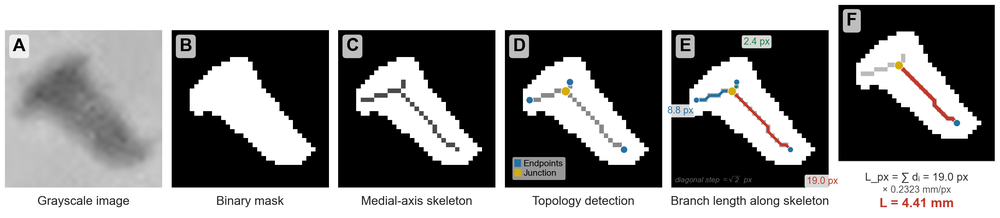
#> input picture figures/skeleton_length_figure.png, 1000 x 218 px, shrunk from 3052 x 665 before the run
$ python -i skeleton_length_figure.py   (imports and definitions only)
#> lines starting #> are read from the running program, lines starting #| are printed output that depends on the picture; after the words box and inside, x2 and y2 are one past the last pixel; in counts of white or black regions, pixels touching at a corner belong together
#!/usr/bin/env python3
"""
skeleton_length_figure.py
==========================
Publication-ready 6-panel figure illustrating the skeleton-based
body-length estimation pipeline for a single posture-suitable larva.

Panels (A–F):
  A  Grayscale crop
  B  Binary mask
  C  Skeletonization (red skeleton on mask)
  D  Topology detection (endpoints=blue, junction=yellow)
  E  Branch length computation (each branch a different colour)
  F  Principal branch + length formula and mm conversion

Output:
    figures/skeleton_length_figure.png   (300 dpi, white background)

Read-only — does NOT modify any existing file.
"""

import sys
import random
from collections import deque
from pathlib import Path

import cv2
import numpy as np
import pandas as pd
import matplotlib
# [1 line not run here, left out]
import matplotlib.pyplot as plt
import matplotlib.patches as mpatches

# ──────────────────────────────────────────────────────────────
#  PATHS
# ──────────────────────────────────────────────────────────────
FIGURES_DIR  = Path(__file__).parent.resolve()
PROJECT_DIR  = FIGURES_DIR.parent
ANALYSIS_DIR = PROJECT_DIR / "analysis_full"
LABELS_FILE  = ANALYSIS_DIR / "larva_quality_labels.xlsx"
OUTPUT_FIG   = FIGURES_DIR / "skeleton_length_figure.png"

PIXEL_TO_MM  = 0.232255814
RANDOM_SEED  = 42
EXCLUDE_DATE = {"18.10", "18.1"}

# Best known specimen (identified by scanning all labeled larvae)
PREFERRED_LARVA = ("3.11", "IMG_8053", "larva_039.png")

# ──────────────────────────────────────────────────────────────
#  COLOUR PALETTE  (matplotlib colour strings)
# ──────────────────────────────────────────────────────────────
# Muted scientific palette — readable at 300 dpi print
BRANCH_COLOURS = ["#c0392b", "#2471a3", "#1e8449", "#7d3c98", "#b7770d"]
PRINCIPAL_COL  = "#c0392b"   # strong red — principal branch
SKEL_GREY      = "#4a4a4a"   # dark grey skeleton
ENDPOINT_COL   = "#2471a3"   # steel blue endpoints
JUNCTION_COL   = "#d4ac0d"   # muted gold junction


# ──────────────────────────────────────────────────────────────
#  RENDER HELPERS
# ──────────────────────────────────────────────────────────────
def _hex_to_rgb01(hex_col: str):
    h = hex_col.lstrip("#")
    return tuple(int(h[i:i+2], 16) / 255 for i in (0, 2, 4))


# [55 lines left out: functions _tight_bbox, _draw_path_on_ax, _strip_ax, _panel_letter, not called in this run]


def _subtitle(ax, text):
    ax.set_xlabel(text, fontsize=9, color="#222222",
                  labelpad=6, loc="center")


# [440 lines left out: functions _neighbour_count, _find_branch_endpoints, build_figure, not called in this run]
def _clean_mask(mask: np.ndarray) -> np.ndarray:
    """
    Morphologically clean the binary mask:
    - Fill small holes
    - Remove tiny isolated blobs
    - Smooth contour slightly
    Returns a clean binary mask (0/255).
    """
    m = (mask > 0).astype(np.uint8) * 255
    # Keep only the largest connected component
    n_labels, labels, stats, _ = cv2.connectedComponentsWithStats(m, connectivity=8)
    if n_labels <= 1:
        return m
    areas = stats[1:, cv2.CC_STAT_AREA]
    largest = int(np.argmax(areas)) + 1
    clean = np.zeros_like(m)
    clean[labels == largest] = 255
    # Slight closing to fill skeleton gaps
    k = cv2.getStructuringElement(cv2.MORPH_ELLIPSE, (3, 3))
    clean = cv2.morphologyEx(clean, cv2.MORPH_CLOSE, k, iterations=2)
    return clean


def _extract_gray_mask(report_path: Path):
    """
    From a larva report image, extract:
      - gray_crop  : the first panel (grayscale)
      - mask_crop  : the second panel (binary mask), binarised and cleaned
    Report layout: [gray | mask | overlay] + [300 px black text panel]
    """
#> called with report_path = 'skeleton_length_figure.png'
    img = cv2.imread(str(report_path))
#> img is the input picture: shape (218, 1000, 3); mean B, G, R 138.5, 138.6, 139
    if img is None:
        return None, None
    h, w = img.shape[:2]
#> h = 218; w = 1000
    visual_w = w - 300
#> visual_w = 700
    panel_w  = visual_w // 3
#> panel_w = 233
    if panel_w <= 0:
        return None, None

    gray_bgr = img[:, :panel_w]
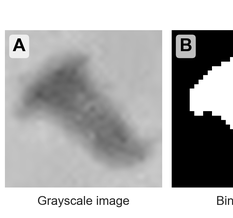
#> gray_bgr: shape (218, 233, 3); min 0, max 255, mean 175.6
    mask_bgr = img[:, panel_w : 2 * panel_w]
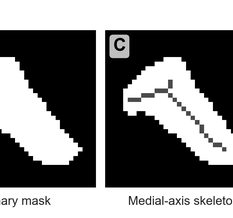
#> mask_bgr: shape (218, 233, 3); min 0, max 255, mean 129.8

    gray = cv2.cvtColor(gray_bgr, cv2.COLOR_BGR2GRAY)
    mask_raw = cv2.cvtColor(mask_bgr, cv2.COLOR_BGR2GRAY)
    _, mask_bin = cv2.threshold(mask_raw, 50, 255, cv2.THRESH_BINARY)
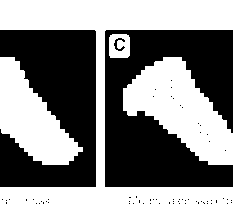
#> mask_bin: shape (218, 233); 53% white; 67 black regions (64 under 20 px), largest, box (x1, y1, x2, y2) and area: (105, 30, 233, 187) 13287, (0, 30, 96, 187) 10469, (114, 38, 125, 51) 58
    mask = _clean_mask(mask_bin)
#> in _clean_mask, `n_labels, labels, stats, _ = cv2.connectedComponentsWithStats(m, conne..`:
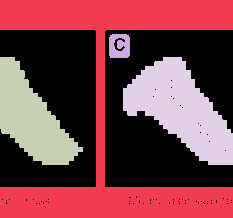
#> labels: shape (218, 233) int32; 5 distinct labels, from 0 to 4; one colour per label, 0 black
#> in _clean_mask, `n_labels, labels, stats, _ = cv2.connectedComponentsWithStats(m, conne..`: n_labels = 5; stats = [[0, 30, 233, 174, 23891], [0, 0, 233, 218, 15565], [109, 34, 21, 24, 431], [0, 57, 83, 108, 4602], [123, 57, 110, 108, 6305]]
#> in _clean_mask, `areas = stats[1:, cv2.CC_STAT_AREA]`: areas = [15565, 431, 4602, 6305]
#> in _clean_mask, `largest = int(np.argmax(areas)) + 1`: largest = 1
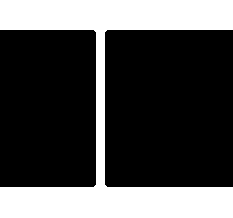
#> mask: shape (218, 233); 30.8% white; 1 white region, box (x1, y1, x2, y2) and area: (0, 0, 233, 218) 15638
    return gray, mask


# [320 lines left out: functions find_posture_suitable_larva, _skeletonize, _bfs_distances, _find_topology, _validate_topology, _bfs_path and 2 more, not called in this run]


# [2 lines not run here, left out]

>>> result = _extract_gray_mask('skeleton_length_figure.png')
